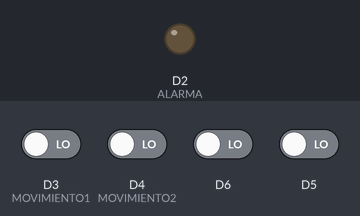
The sketch below on a simulated ESP8266 (NodeMCU). Parts: output pins drawn as LEDs (lit = HIGH). The test bench sets the inputs (shaded band); at power-on: D3 (MOVIMIENTO1), D4 (MOVIMIENTO2), D5, D6 LOW. WiFi joins after 1.5 s; servers stay silent unless stated; the Firebase database answers and starts empty; what the sketch prints to the serial monitor is not drawn.

Above: at 1.6 s.
At 2.2 s:
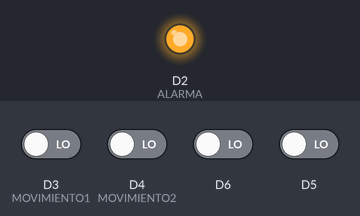
Timing chart, 0 to 3.7 s (numbered marks = the images above):
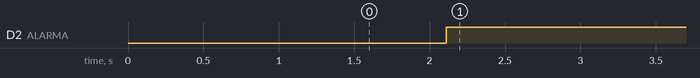

The sketch:

ProyectoDigitalD1_P1_S2.ino
```cpp
#include "FirebaseESP8266.h"
#include <ESP8266WiFi.h>

// CONFIGURACIONES DE LA RED WIFI
const String WIFI_SSID     = "redprueba";
const String WIFI_PASSWORD = "12345678";

// CONFIGURACIONES DE LA BASE DE DATOS
FirebaseData firebaseData;
#define FIREBASE_HOST "https://digital-3d127.firebaseio.com/"
#define FIREBASE_AUTH "MRo9cUWGD6479Pey8WvWEgg8l2lAh60BGgUoTIwa"

// CONFIGURACION DE LOS PUERTOS
#define PUERTA1 D12
#define PUERTA2 D13
#define PUERTA3 D14
#define MOVIMIENTO1 D3
#define MOVIMIENTO2 D4
#define ALARMA D2

// CONFIGURACION DEL PISO
const String piso = "piso1";

// VARIABLES
int sensor_magnetico1;
int sensor_magnetico1_anterior;
int sensor_magnetico2;
int sensor_magnetico2_anterior;
int sensor_magnetico3;
int sensor_magnetico3_anterior;
int sensor_movimiento1;
int sensor_movimiento2;

void setup() {
  Serial.begin(115200);

  conectarARedWifi();
  conectarConBaseDatos();

  pinMode(PUERTA1, INPUT);
  pinMode(PUERTA2, INPUT);
  pinMode(PUERTA3, INPUT);
  pinMode(MOVIMIENTO1, INPUT);
  pinMode(MOVIMIENTO2, INPUT);
  pinMode(ALARMA, OUTPUT);

  sensor_magnetico1_anterior = 1;
  sensor_magnetico2_anterior = 1;
  sensor_magnetico3_anterior = 1;
}

void conectarARedWifi()
{
  WiFi.begin(WIFI_SSID, WIFI_PASSWORD);
  Serial.print("Connecting to Wi-Fi");

  while (WiFi.status() != WL_CONNECTED)
  {
    Serial.print(".");
    delay(300);
  }

  Serial.println();
  Serial.print("Connected with IP: ");
  Serial.println(WiFi.localIP());
  Serial.println();
}

void conectarConBaseDatos()
{
  Firebase.begin(FIREBASE_HOST, FIREBASE_AUTH);
  Firebase.reconnectWiFi(true);

  //Set database read timeout to 1 minute (max 15 minutes)
  Firebase.setReadTimeout(firebaseData, 1000 * 60);
  //tiny, small, medium, large and unlimited.
  //Size and its write timeout e.g.
  //tiny (1s), small (10s), medium (30s) and large (60s).
  Firebase.setwriteSizeLimit(firebaseData, "tiny");
}

void escrituraDigitalBD(int entero, String path)
{
  bool error = Firebase.setInt(firebaseData, path, entero);
  mostrarInfo(firebaseData, error);
}

int lecturaDigitalBD(String path)
{
  bool error = Firebase.getDouble(firebaseData, path);
  mostrarInfo(firebaseData, error);
  return firebaseData.intData();
}

void mostrarInfo(FirebaseData &data, bool error)
{
  if (error != false)
  {
    Serial.println("PASSED");
    Serial.println("PATH: " + data.dataPath());
    Serial.println("TYPE: " + data.dataType());
    Serial.println("ETag: " + data.ETag());
    Serial.print("VALUE: ");
    Serial.println(data.doubleData());
    Serial.println("------------------------------------");
    Serial.println();
  }
  else
  {
    Serial.println("FAILED");
    Serial.println("REASON: " + data.errorReason());
    Serial.println("------------------------------------");
    Serial.println();
  }
}

void loop() {
  sensor_magnetico1 = digitalRead(PUERTA1);
  if(sensor_magnetico1 != sensor_magnetico1_anterior) {
    sensor_magnetico1_anterior = sensor_magnetico1;
    escrituraDigitalBD(sensor_magnetico1, piso + "/magnetico3");
  }
  sensor_magnetico2 = digitalRead(PUERTA2);
  if(sensor_magnetico2 != sensor_magnetico2_anterior) {
    sensor_magnetico2_anterior = sensor_magnetico2;
    escrituraDigitalBD(sensor_magnetico2, piso + "/magnetico4");
  }
  sensor_magnetico3 = digitalRead(PUERTA3);
  if(sensor_magnetico3 != sensor_magnetico3_anterior) {
    sensor_magnetico3_anterior = sensor_magnetico3;
    escrituraDigitalBD(sensor_magnetico3, piso + "/magnetico5");
  }

  sensor_movimiento1 = digitalRead(MOVIMIENTO1);
  if(sensor_movimiento1 == HIGH) {
    escrituraDigitalBD(0, piso +"/movimiento2");

    if(sensor_magnetico1 == HIGH || sensor_magnetico2 == HIGH) {
      escrituraDigitalBD(0, "alarma");
    }
  }
  sensor_movimiento2 = digitalRead(MOVIMIENTO2);
  if(sensor_movimiento2 == HIGH) {
    escrituraDigitalBD(0, piso +"/movimiento3");

    if(sensor_magnetico3 == HIGH) {
      escrituraDigitalBD(0, "alarma");
    }
  }

  int estado_alarma = lecturaDigitalBD("alarma");
  digitalWrite(ALARMA, 1 - estado_alarma);

  delay(250);
}
```

Measured:
- by itself, D2 (ALARMA): LOW → HIGH at 2.1 s
